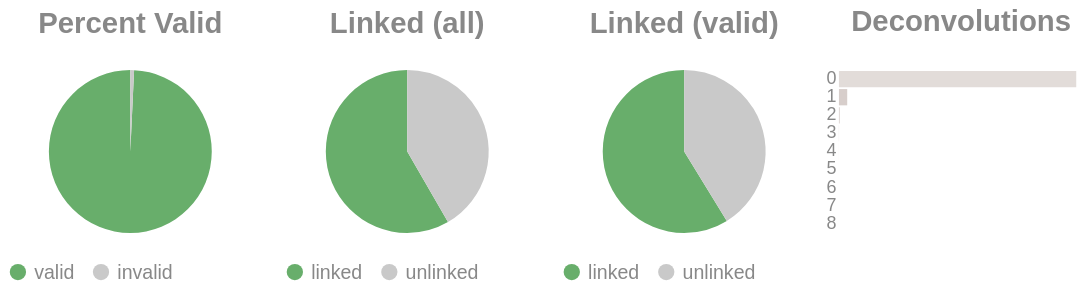

The code cell stored with this chart in its notebook:
### Code cell
if SKIPLR:
    pass
else:
    clash = Counter()
    for i in valids['molecule'].to_list():
        _mol = i.split("-")
        if len(_mol) == 1:
            clash.update('0')
        else:
            clash.update(_mol[-1])

    _d = {"deconvolutions": [], 'count': []}
    for k,v in clash.items():
        _d['deconvolutions'].append(k)
        _d['count'].append(v)

    tot_valid = valids['reads'].sum()
    mask = valids['reads'] >= 2
    n_linked_reads = valids.filter(mask)['reads'].sum()
    if n_linked_reads == 0:
        print_html("No linked molecules (>=2 reads) were detected; skipping linked-only distributions.")
        SKIPLR = True
    else:
        perc_valid = round(tot_valid / n_reads, 4)
        linked_perc_abs = round(n_linked_reads / n_reads, 4)
        linked_perc = round(n_linked_reads / tot_valid, 4)

    _valid = pl.DataFrame({"valids": ['valid', 'invalid'], "count": [tot_valid, n_reads - tot_valid]})
    _linked_abs = pl.DataFrame({"linked (absolute)": ['linked', 'unlinked'], "count": [n_linked_reads, n_reads - n_linked_reads]})
    _linked_rel = pl.DataFrame({"linked (valids)": ['linked', 'unlinked'], "count": [n_linked_reads, tot_valid - n_linked_reads]})

    (
        alt.hconcat(
            piechart(_valid, goodval = 'valid', title = "Percent Valid"),
            piechart(_linked_abs, goodval = "linked", title =  "Linked (all)"),
            piechart(_linked_rel, goodval = "linked", title =  "Linked (valid)"),
            convolutionbar(pl.DataFrame(_d), title = "Deconvolutions"),
            center = True,
            bounds = 'flush'
        )
        .resolve_scale(color='independent')
        .resolve_legend('independent')
        .properties(usermeta={'embedOptions': {"actions": False}})
    ).display()

### Figure 1 — Vega-Lite specification as saved in the notebook (floating-point values rounded to 4 significant figures)
{"width": "container", "height": 400, "config": {"title": {"anchor": "start", "dy": -15, "fontSize": 18, "color": "#888888", "subtitleColor": "#888888", "subtitleFontSize": 14}, "arc": {"fill": "#0072B2"}, "axis": {"domainColor": "#888888", "domainWidth": 0.5, "gridWidth": 0.2, "grid": false, "titleFontWeight": 400, "titleFontSize": 15, "labelFontSize": 11, "labelColor": "#888888", "tickColor": "#888888", "tickWidth": 0.2, "titleColor": "#888888"}, "axisBand": {"grid": false}, "axisX": {"grid": true, "tickSize": 10, "domainCap": "round"}, "axisY": {"domain": false, "grid": true, "tickSize": 0, "domainCap": "round"}, "background": "transparent", "header": {"labelFontSize": 15, "labelColor": "#888888", "titleFontSize": 15, "titleFontWeight": 600, "titleColor": "#888888"}, "legend": {"labelFont": "sans-serif", "labelFontSize": 12, "labelColor": "#888888", "symbolSize": 100, "symbolType": "circle", "titleFontSize": 12, "titlePadding": 10, "titleColor": "#888888", "title": null}, "range": {"category": ["#E69F00", "#56B4E9", "#009E73", "#F0E442", "#0072B2", "#D55E00", "#CC79A7", "#000000"], "diverging": ["#cfe8f3", "#a2d4ec", "#73bfe2", "#46abdb", "#1696d2", "#12719e"]}, "area": {"fill": "#0072B2", "fillOpacity": 0.7, "line": true, "strokeOpacity": 0.7}, "line": {"color": "#0072B2", "stroke": "#0072B2", "strokeWidth": 2}, "trail": {"color": "#0072B2", "stroke": "#0072B2", "strokeWidth": 0, "size": 1}, "point": {"filled": true, "fillOpacity": 1.0, "size": 95}, "text": {"color": "#888888", "fontSize": 11, "align": "right", "fontWeight": 400, "size": 11}, "bar": {"fill": "#0072B2", "stroke": null}, "view": {"stroke": null, "continuousWidth": 660, "continuousHeight": 400}}, "hconcat": [{"data": {"name": "data-a3171ad73f558f308b4395486defe1cb"}, "mark": {"type": "arc"}, "encoding": {"color": {"field": "valids", "legend": {"orient": "bottom", "title": null}, "scale": {"domain": ["valid", "invalid"], "range": ["#68ae6b", "#C9C9C9"]}, "title": "Valids", "type": "nominal"}, "theta": {"field": "count", "type": "quantitative"}, "tooltip": [{"field": "valids", "title": "Valids", "type": "ordinal"}, {"field": "percent", "format": ".2%", "title": "Percent", "type": "quantitative"}, {"field": "count", "title": "Count", "type": "quantitative"}]}, "height": 100, "title": {"text": "Percent Valid", "align": "center", "anchor": "middle"}, "transform": [{"calculate": "datum.count / 5220971", "as": "percent"}], "width": 150}, {"data": {"name": "data-e57e518993bbf88bbe61416e92cee876"}, "mark": {"type": "arc"}, "encoding": {"color": {"field": "linked (absolute)", "legend": {"orient": "bottom", "title": null}, "scale": {"domain": ["linked", "unlinked"], "range": ["#68ae6b", "#C9C9C9"]}, "title": "Linked (Absolute)", "type": "nominal"}, "theta": {"field": "count", "type": "quantitative"}, "tooltip": [{"field": "linked (absolute)", "title": "Linked (Absolute)", "type": "ordinal"}, {"field": "percent", "format": ".2%", "title": "Percent", "type": "quantitative"}, {"field": "count", "title": "Count", "type": "quantitative"}]}, "height": 100, "title": {"text": "Linked (all)", "align": "center", "anchor": "middle"}, "transform": [{"calculate": "datum.count / 5220971", "as": "percent"}], "width": 150}, {"data": {"name": "data-37d38060560571a504ec1717189700b1"}, "mark": {"type": "arc"}, "encoding": {"color": {"field": "linked (valids)", "legend": {"orient": "bottom", "title": null}, "scale": {"domain": ["linked", "unlinked"], "range": ["#68ae6b", "#C9C9C9"]}, "title": "Linked (Valids)", "type": "nominal"}, "theta": {"field": "count", "type": "quantitative"}, "tooltip": [{"field": "linked (valids)", "title": "Linked (Valids)", "type": "ordinal"}, {"field": "percent", "format": ".2%", "title": "Percent", "type": "quantitative"}, {"field": "count", "title": "Count", "type": "quantitative"}]}, "height": 100, "title": {"text": "Linked (valid)", "align": "center", "anchor": "middle"}, "transform": [{"calculate": "datum.count / 5182417", "as": "percent"}], "width": 150}, {"data": {"name": "data-b87784e7deda3d722755c6193df11958"}, "mark": {"type": "bar"}, "encoding": {"color": {"field": "deconvolutions", "legend": null, "scale": {"scheme": "lightgreyred"}, "type": "nominal"}, "tooltip": [{"field": "deconvolutions", "title": "Deconvolutions", "type": "ordinal"}, {"field": "percent", "format": ".2%", "title": "Percent", "type": "quantitative"}, {"field": "count", "title": "Count", "type": "quantitative"}], "x": {"axis": null, "field": "count", "type": "quantitative"}, "y": {"field": "deconvolutions", "sort": "ascending", "title": null, "type": "nominal"}}, "height": 100, "title": {"text": "Deconvolutions", "align": "center", "anchor": "middle"}, "transform": [{"calculate": "datum.count / 2822685", "as": "percent"}], "width": 150}], "bounds": "flush", "center": true, "resolve": {"legend": {"angle": "independent"}, "scale": {"color": "independent"}}, "usermeta": {"embedOptions": {"actions": false}}, "$schema": "https://vega.github.io/schema/vega-lite/v6.1.0.json", "datasets": {"data-a3171ad73f558f308b4395486defe1cb": [{"valids": "valid", "count": 5182417}, {"valids": "invalid", "count": 38554}], "data-e57e518993bbf88bbe61416e92cee876": [{"linked (absolute)": "linked", "count": 3045742}, {"linked (absolute)": "unlinked", "count": 2175229}], "data-37d38060560571a504ec1717189700b1": [{"linked (valids)": "linked", "count": 3045742}, {"linked (valids)": "unlinked", "count": 2136675}], "data-b87784e7deda3d722755c6193df11958": [{"deconvolutions": "0", "count": 2719231}, {"deconvolutions": "1", "count": 94889}, {"deconvolutions": "2", "count": 7194}, {"deconvolutions": "3", "count": 1052}, {"deconvolutions": "4", "count": 226}, {"deconvolutions": "5", "count": 63}, {"deconvolutions": "6", "count": 19}, {"deconvolutions": "7", "count": 9}, {"deconvolutions": "8", "count": 2}]}}
